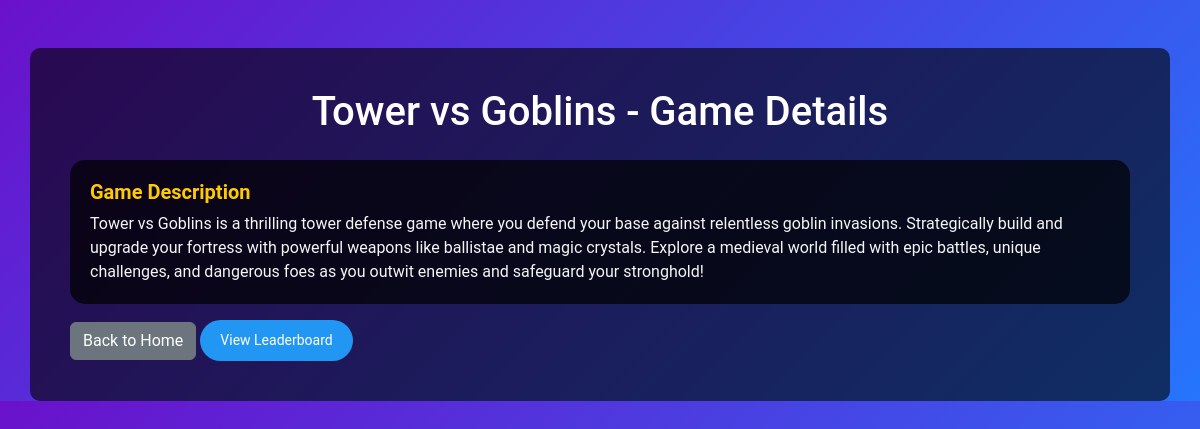
Screenshot of /game/6 with the database file from the repository.
### tables this page shows
CREATE TABLE games (
    game_id INTEGER PRIMARY KEY AUTOINCREMENT,
    game_name TEXT NOT NULL,
    description TEXT
, image_filename TEXT);

### app.py (the view)
@app.route('/game/<int:game_id>')
def game_details(game_id):
    game = get_game_details(game_id)
    if game:
        return render_template('game_details.html', game=game)
    else:
        return "Game not found", 404

### app.py (called while the page is built)
def get_game_details(game_id):
    conn = sqlite3.connect('MSD-P01-LeaderBoard.sqlite')
    cursor = conn.cursor()
    cursor.execute("""
        SELECT game_name, description
        FROM games
        WHERE game_id = ?
    """, (game_id,))
    game = cursor.fetchone()
    conn.close()
    return game

### templates/game_details.html (shortened to what this page needs)
<!DOCTYPE html>
<html lang="en">
<head>
  <link href="https://cdn.jsdelivr.net/npm/bootstrap@5.3.0-alpha1/dist/css/bootstrap.min.css" rel="stylesheet">
  <link rel="stylesheet" href="{{ url_for('static', filename='style.css') }}">
</head>
<body>
  <div class="container mt-5">
    <h1 class="text-center mb-4">{{ game[0] }} - Game Details</h1>
    <div class="card">
      <div class="card-body">
        <h5 class="card-title">Game Description</h5>
        <p class="card-text">{{ game[1] }}</p>
      </div>
    </div>
    <div class="mt-3">
      <a href="/" class="btn btn-secondary">Back to Home</a>
      <a href="/leaderboard/{{ game[0] }}" class="btn btn-primary">View Leaderboard</a>
    </div>
  </div>
</body>
</html>

### static/style.css (style rules this page uses)
body { background: linear-gradient(135deg, #6a11cb 0%, #2575fc 100%); font-family: 'Roboto', sans-serif; color: #fff; }
h1, h2 { color: #fff; }
.container { background: rgba(0, 0, 0, 0.6); padding: 40px; border-radius: 10px; }
.card { background-color: rgba(0, 0, 0, 0.7); border: none; border-radius: 15px; transition: all 0.3s ease; }
.card-body { padding: 20px; }
.card-title { color: #ffcb00; font-weight: bold; }
.card-text { color: #f5f5f5; margin-bottom: 15px; }
.btn-info, .btn-primary, .btn-danger { border-radius: 30px; padding: 10px 20px; font-size: 14px; }
.btn-primary { background-color: #2196f3; border: none; }
.card { transition: transform 0.3s ease, box-shadow 0.3s ease; }
.card { animation: fadeInUp 0.8s ease-out forwards; }
.card:nth-child(even) { animation-delay: 0.2s; }

### rows the page displays
games: game_name "Tower vs Goblins", description "Tower vs Goblins is a thrilling tower defense game where you defend your base against relentless goblin invasions. Strategically build and upgrade your fortress with powerful weapons like ballistae and magic crystals. Explore a medieval world filled with epic battles, unique challenges, and dangerous foes as you outwit enemies and safeguard your stronghold!"
